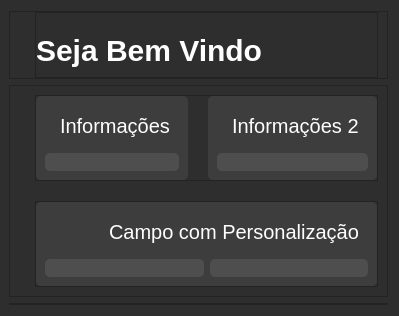
  <widget class="QWidget" name="Home">
   <property name="styleSheet">
    <string notr="true">background-color: rgb(46,46,46);</string>
   </property>
   <layout class="QVBoxLayout" name="verticalLayout">
    <property name="leftMargin">
     <number>9</number>
    </property>
    <item>
     <widget class="QFrame" name="A_Titleblock_Home">
      <property name="maximumSize">
       <size>
        <width>16777215</width>
        <height>100</height>
       </size>
      </property>
      <property name="styleSheet">
       <string notr="true"/>
      </property>
      <property name="frameShape">
       <enum>QFrame::StyledPanel</enum>
      </property>
      <property name="frameShadow">
       <enum>QFrame::Raised</enum>
      </property>
      <layout class="QVBoxLayout" name="verticalLayout_4">
       <property name="leftMargin">
        <number>25</number>
       </property>
       <property name="topMargin">
        <number>0</number>
       </property>
       <property name="bottomMargin">
        <number>0</number>
       </property>
       <item>
        <widget class="QFrame" name="TitleHome_Area_Txt">
         <property name="styleSheet">
          <string notr="true">background-color: rgb(46,46,46);</string>
         </property>
         <property name="frameShape">
          <enum>QFrame::StyledPanel</enum>
         </property>
         <property name="frameShadow">
          <enum>QFrame::Raised</enum>
         </property>
         <layout class="QVBoxLayout" name="verticalLayout_6">
          <property name="leftMargin">
           <number>0</number>
          </property>
          <property name="topMargin">
           <number>20</number>
          </property>
          <item>
           <widget class="QLabel" name="TitleHome_Lbl_saudacao">
            <property name="styleSheet">
             <string notr="true">font-family: Segoe UI;
font-size: 30px;
color: white;
font-weight: bold;
</string>
            </property>
            <property name="text">
             <string>Seja Bem Vindo</string>
            </property>
           </widget>
          </item>
         </layout>
        </widget>
       </item>
      </layout>
     </widget>
    </item>
    <item>
     <widget class="QFrame" name="B_Body_Home">
      <property name="frameShape">
       <enum>QFrame::StyledPanel</enum>
      </property>
      <property name="frameShadow">
       <enum>QFrame::Raised</enum>
      </property>
      <layout class="QVBoxLayout" name="verticalLayout_2">
       <property name="spacing">
        <number>20</number>
       </property>
       <property name="leftMargin">
        <number>25</number>
       </property>
       <item>
        <widget class="QFrame" name="BodyHome_Align_Content_1_2">
         <property name="maximumSize">
          <size>
           <width>16777215</width>
           <height>500</height>
          </size>
         </property>
         <property name="styleSheet">
          <string notr="true"/>
         </property>
         <property name="frameShape">
          <enum>QFrame::StyledPanel</enum>
         </property>
         <property name="frameShadow">
          <enum>QFrame::Raised</enum>
         </property>
         <layout class="QHBoxLayout" name="horizontalLayout">
          <property name="spacing">
           <number>20</number>
          </property>
          <property name="leftMargin">
           <number>0</number>
          </property>
          <property name="topMargin">
           <number>0</number>
          </property>
          <property name="rightMargin">
           <number>0</number>
          </property>
          <property name="bottomMargin">
           <number>0</number>
          </property>
          <item>
           <widget class="QFrame" name="BodyHome_Campo_1">
            <property name="styleSheet">
             <string notr="true">background-color: rgb(61,61,61);
border-radius: 5px;</string>
            </property>
            <property name="frameShape">
             <enum>QFrame::StyledPanel</enum>
            </property>
            <property name="frameShadow">
             <enum>QFrame::Raised</enum>
            </property>
            <layout class="QVBoxLayout" name="verticalLayout_7">
             <item>
              <widget class="QFrame" name="BH_Area_Titulo_1">
               <property name="maximumSize">
                <size>
                 <width>16777215</width>
                 <height>50</height>
                </size>
               </property>
               <property name="styleSheet">
                <string notr="true"/>
               </property>
               <property name="frameShape">
                <enum>QFrame::StyledPanel</enum>
               </property>
               <property name="frameShadow">
                <enum>QFrame::Raised</enum>
               </property>
               <layout class="QHBoxLayout" name="horizontalLayout_2">
                <property name="leftMargin">
                 <number>0</number>
                </property>
                <property name="topMargin">
                 <number>0</number>
                </property>
                <property name="rightMargin">
                 <number>0</number>
                </property>
                <property name="bottomMargin">
                 <number>0</number>
                </property>
                <item>
                 <widget class="QFrame" name="BH_Icone_Titulo_1">
                  <property name="maximumSize">
                   <size>
                    <width>50</width>
                    <height>50</height>
                   </size>
                  </property>
                  <property name="styleSheet">
                   <string notr="true">
background-image: url(:/newPrefix/gui/icons/database_fill.svg);

background-repeat: no-repeat;
background-position: center;
</string>
                  </property>
                  <property name="frameShape">
                   <enum>QFrame::StyledPanel</enum>
                  </property>
                  <property name="frameShadow">
                   <enum>QFrame::Raised</enum>
                  </property>
                 </widget>
                </item>
                <item>
                 <widget class="QFrame" name="BH_Campo_Titulo_1">
                  <property name="maximumSize">
                   <size>
                    <width>16777215</width>
                    <height>50</height>
                   </size>
                  </property>
                  <property name="styleSheet">
                   <string notr="true"/>
                  </property>
                  <property name="frameShape">
                   <enum>QFrame::StyledPanel</enum>
                  </property>
                  <property name="frameShadow">
                   <enum>QFrame::Raised</enum>
                  </property>
                  <layout class="QVBoxLayout" name="verticalLayout_8">
                   <item>
                    <widget class="QLabel" name="BH_Titulo_1">
                     <property name="styleSheet">
                      <string notr="true">font-family: Segoe UI;
font-size: 20px;
color: white;
font-weight: light;
</string>
                     </property>
                     <property name="text">
                      <string>Informações</string>
                     </property>
                    </widget>
                   </item>
                  </layout>
                 </widget>
                </item>
               </layout>
              </widget>
             </item>
             <item>
              <widget class="QFrame" name="BH_Area_Campo_1">
               <property name="styleSheet">
                <string notr="true">background-color: rgb(78,78,78);</string>
               </property>
               <property name="frameShape">
                <enum>QFrame::StyledPanel</enum>
               </property>
               <property name="frameShadow">
                <enum>QFrame::Raised</enum>
               </property>
               <layout class="QVBoxLayout" name="verticalLayout_25"/>
              </widget>
             </item>
            </layout>
           </widget>
          </item>
          <item>
           <widget class="QFrame" name="BodyHome_Campo_2">
            <property name="styleSheet">
             <string notr="true">background-color: rgb(61,61,61);
border-radius: 5px;</string>
            </property>
            <property name="frameShape">
             <enum>QFrame::StyledPanel</enum>
            </property>
            <property name="frameShadow">
             <enum>QFrame::Raised</enum>
            </property>
            <layout class="QVBoxLayout" name="verticalLayout_9">
             <item>
              <widget class="QFrame" name="BH_Area_Titulo_2">
               <property name="maximumSize">
                <size>
                 <width>16777215</width>
                 <height>50</height>
                </size>
               </property>
               <property name="styleSheet">
                <string notr="true"/>
               </property>
               <property name="frameShape">
                <enum>QFrame::StyledPanel</enum>
               </property>
               <property name="frameShadow">
                <enum>QFrame::Raised</enum>
               </property>
               <layout class="QHBoxLayout" name="horizontalLayout_3">
                <property name="leftMargin">
                 <number>0</number>
                </property>
                <property name="topMargin">
                 <number>0</number>
                </property>
                <property name="rightMargin">
                 <number>0</number>
                </property>
                <property name="bottomMargin">
                 <number>0</number>
                </property>
                <item>
                 <widget class="QFrame" name="BH_Icone_Titulo_2">
                  <property name="maximumSize">
                   <size>
                    <width>50</width>
                    <height>50</height>
                   </size>
                  </property>
                  <property name="styleSheet">
                   <string notr="true">
background-image: url(:/newPrefix/gui/icons/database_fill.svg);

background-repeat: no-repeat;
background-position: center;
</string>
                  </property>
                  <property name="frameShape">
                   <enum>QFrame::StyledPanel</enum>
                  </property>
                  <property name="frameShadow">
                   <enum>QFrame::Raised</enum>
                  </property>
                 </widget>
                </item>
                <item>
                 <widget class="QFrame" name="BH_Campo_Titulo_2">
                  <property name="maximumSize">
                   <size>
                    <width>16777215</width>
                    <height>50</height>
                   </size>
                  </property>
                  <property name="styleSheet">
                   <string notr="true"/>
                  </property>
                  <property name="frameShape">
                   <enum>QFrame::StyledPanel</enum>
                  </property>
                  <property name="frameShadow">
                   <enum>QFrame::Raised</enum>
                  </property>
                  <layout class="QVBoxLayout" name="verticalLayout_10">
                   <item>
                    <widget class="QLabel" name="BH_Titulo_2">
                     <property name="styleSheet">
                      <string notr="true">font-family: Segoe UI;
font-size: 20px;
color: white;
font-weight: light;
</string>
                     </property>
                     <property name="text">
                      <string>Informações 2</string>
                     </property>
                    </widget>
                   </item>
                  </layout>
                 </widget>
                </item>
               </layout>
              </widget>
             </item>
             <item>
              <widget class="QFrame" name="BH_Area_Campo_2">
               <property name="styleSheet">
                <string notr="true">background-color: rgb(78,78,78);</string>
               </property>
               <property name="frameShape">
                <enum>QFrame::StyledPanel</enum>
               </property>
               <property name="frameShadow">
                <enum>QFrame::Raised</enum>
               </property>
               <layout class="QVBoxLayout" name="verticalLayout_26"/>
              </widget>
             </item>
            </layout>
           </widget>
          </item>
         </layout>
        </widget>
       </item>
       <item>
        <widget class="QFrame" name="BodyHome_Align_Content_3">
         <property name="styleSheet">
          <string notr="true">background-color: rgb(46,46,46);</string>
         </property>
         <property name="frameShape">
          <enum>QFrame::StyledPanel</enum>
         </property>
         <property name="frameShadow">
          <enum>QFrame::Raised</enum>
         </property>
         <layout class="QVBoxLayout" name="verticalLayout_3">
          <property name="spacing">
           <number>0</number>
          </property>
          <property name="leftMargin">
           <number>0</number>
          </property>
          <property name="topMargin">
           <number>0</number>
          </property>
          <property name="rightMargin">
           <number>0</number>
          </property>
          <property name="bottomMargin">
           <number>0</number>
          </property>
          <item>
           <widget class="QFrame" name="BodyHome_Campo_3">
            <property name="styleSheet">
             <string notr="true">background-color: rgb(61,61,61);
border-radius: 5px;</string>
            </property>
            <property name="frameShape">
             <enum>QFrame::StyledPanel</enum>
            </property>
            <property name="frameShadow">
             <enum>QFrame::Raised</enum>
            </property>
            <layout class="QVBoxLayout" name="verticalLayout_11">
             <item>
              <widget class="QFrame" name="BH_Area_Titulo_3">
               <property name="maximumSize">
                <size>
                 <width>16777215</width>
                 <height>50</height>
                </size>
               </property>
               <property name="styleSheet">
                <string notr="true"/>
               </property>
               <property name="frameShape">
                <enum>QFrame::StyledPanel</enum>
               </property>
               <property name="frameShadow">
                <enum>QFrame::Raised</enum>
               </property>
               <layout class="QHBoxLayout" name="horizontalLayout_4">
                <property name="leftMargin">
                 <number>0</number>
                </property>
                <property name="topMargin">
                 <number>0</number>
                </property>
                <property name="rightMargin">
                 <number>0</number>
                </property>
                <property name="bottomMargin">
                 <number>0</number>
                </property>
                <item>
                 <widget class="QFrame" name="BH_Icone_Titulo_3">
                  <property name="maximumSize">
                   <size>
                    <width>50</width>
                    <height>50</height>
                   </size>
                  </property>
                  <property name="styleSheet">
                   <string notr="true">background-image: url(:/newPrefix/gui/icons/notifications_fill.svg);
background-repeat: no-repeat;
background-position: center;</string>
                  </property>
                  <property name="frameShape">
                   <enum>QFrame::StyledPanel</enum>
                  </property>
                  <property name="frameShadow">
                   <enum>QFrame::Raised</enum>
                  </property>
                 </widget>
                </item>
                <item>
                 <widget class="QFrame" name="BH_Campo_Titulo_3">
                  <property name="maximumSize">
                   <size>
                    <width>16777215</width>
                    <height>50</height>
                   </size>
                  </property>
                  <property name="styleSheet">
                   <string notr="true"/>
                  </property>
                  <property name="frameShape">
                   <enum>QFrame::StyledPanel</enum>
                  </property>
                  <property name="frameShadow">
                   <enum>QFrame::Raised</enum>
                  </property>
                  <layout class="QVBoxLayout" name="verticalLayout_12">
                   <item>
                    <widget class="QLabel" name="BH_Titulo_3">
                     <property name="styleSheet">
                      <string notr="true">font-family: Segoe UI;
font-size: 20px;
color: white;
font-weight: light;
</string>
                     </property>
                     <property name="text">
                      <string>Campo com Personalização</string>
                     </property>
                    </widget>
                   </item>
                  </layout>
                 </widget>
                </item>
               </layout>
              </widget>
             </item>
             <item>
              <widget class="QFrame" name="BH_Area_Campos_Format">
               <property name="styleSheet">
                <string notr="true"/>
               </property>
               <property name="frameShape">
                <enum>QFrame::StyledPanel</enum>
               </property>
               <property name="frameShadow">
                <enum>QFrame::Raised</enum>
               </property>
               <layout class="QHBoxLayout" name="horizontalLayout_5">
                <property name="leftMargin">
                 <number>0</number>
                </property>
                <property name="topMargin">
                 <number>0</number>
                </property>
                <property name="rightMargin">
                 <number>0</number>
                </property>
                <property name="bottomMargin">
                 <number>0</number>
                </property>
                <item>
                 <widget class="QFrame" name="BH_Area_Campo_3">
                  <property name="enabled">
                   <bool>true</bool>
                  </property>
                  <property name="styleSheet">
                   <string notr="true">background-color: rgb(78,78,78);</string>
                  </property>
                  <property name="frameShape">
                   <enum>QFrame::StyledPanel</enum>
                  </property>
                  <property name="frameShadow">
                   <enum>QFrame::Raised</enum>
                  </property>
                  <layout class="QVBoxLayout" name="verticalLayout_22"/>
                 </widget>
                </item>
                <item>
                 <widget class="QFrame" name="BH_Area_Campo_4">
                  <property name="styleSheet">
                   <string notr="true">background-color: rgb(78,78,78);</string>
                  </property>
                  <property name="frameShape">
                   <enum>QFrame::StyledPanel</enum>
                  </property>
                  <property name="frameShadow">
                   <enum>QFrame::Raised</enum>
                  </property>
                  <layout class="QVBoxLayout" name="verticalLayout_24"/>
                 </widget>
                </item>
               </layout>
              </widget>
             </item>
            </layout>
           </widget>
          </item>
         </layout>
        </widget>
       </item>
      </layout>
     </widget>
    </item>
    <item>
     <widget class="QFrame" name="C_Footer_Home">
      <property name="maximumSize">
       <size>
        <width>16777215</width>
        <height>40</height>
       </size>
      </property>
      <property name="styleSheet">
       <string notr="true"/>
      </property>
      <property name="frameShape">
       <enum>QFrame::StyledPanel</enum>
      </property>
      <property name="frameShadow">
       <enum>QFrame::Raised</enum>
      </property>
      <layout class="QVBoxLayout" name="verticalLayout_5">
       <property name="spacing">
        <number>0</number>
       </property>
       <property name="leftMargin">
        <number>25</number>
       </property>
       <property name="topMargin">
        <number>0</number>
       </property>
       <property name="bottomMargin">
        <number>0</number>
       </property>
       <item>
        <widget class="QFrame" name="FooterHome_Area">
         <property name="styleSheet">
          <string notr="true"/>
         </property>
         <property name="frameShape">
          <enum>QFrame::StyledPanel</enum>
         </property>
         <property name="frameShadow">
          <enum>QFrame::Raised</enum>
         </property>
        </widget>
       </item>
      </layout>
     </widget>
    </item>
   </layout>
   <zorder>A_Titleblock_Home</zorder>
   <zorder>C_Footer_Home</zorder>
   <zorder>B_Body_Home</zorder>
  </widget>
